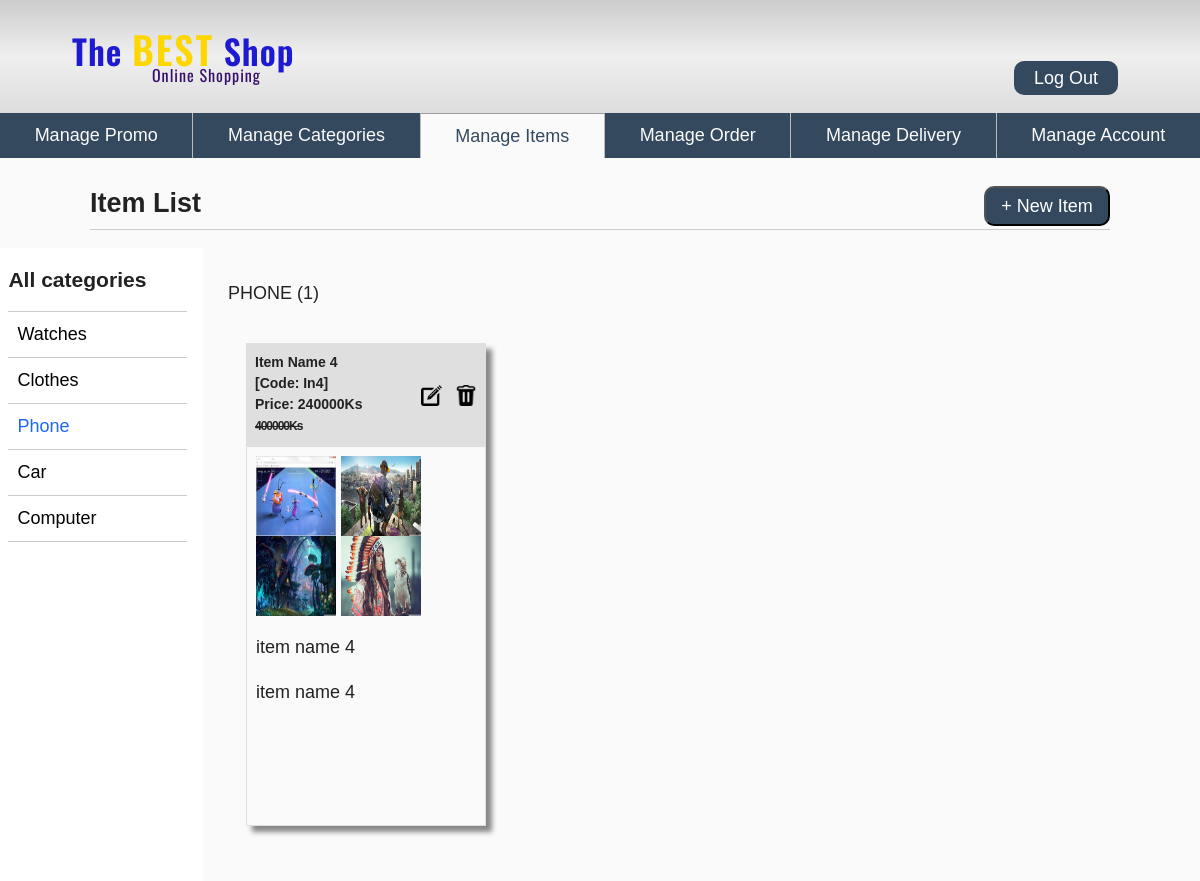
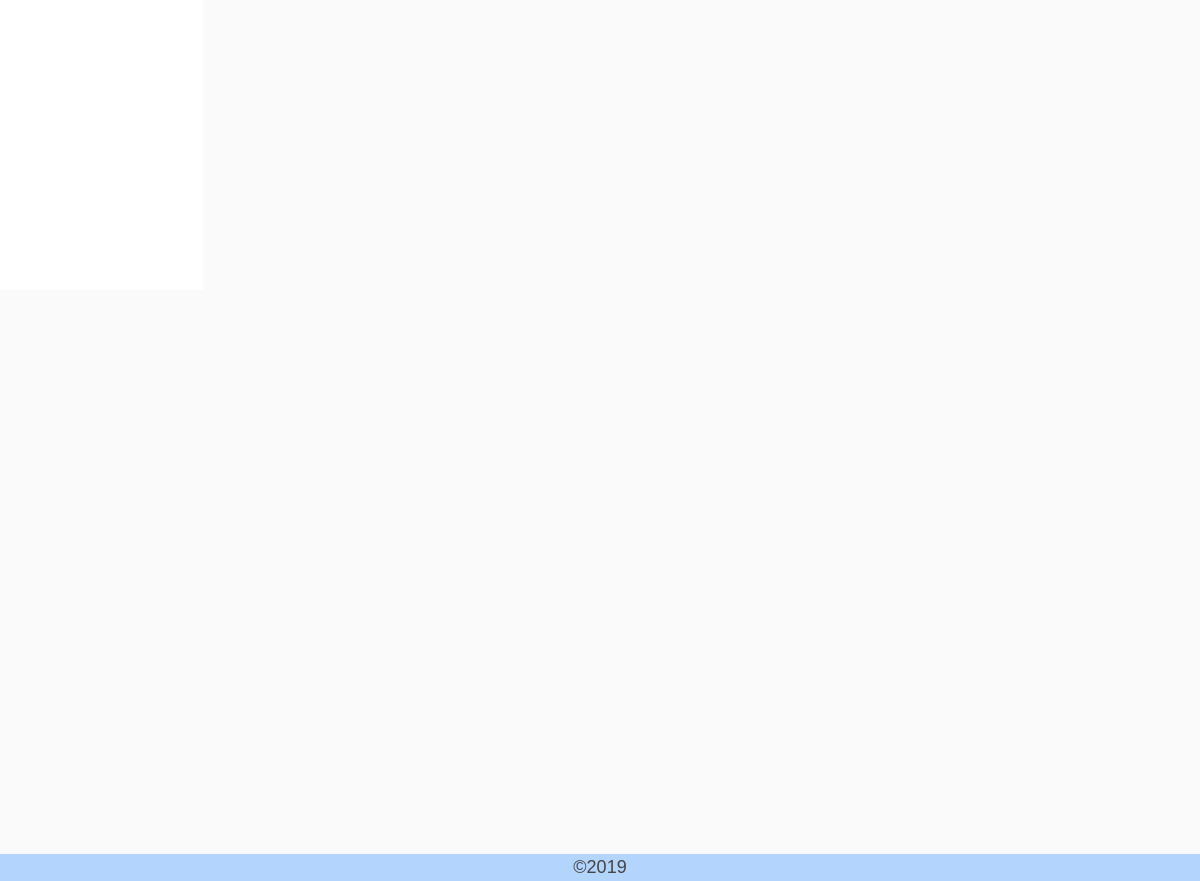
/pg_admin/item/list/3 (signed in), run on the app's committed database (2 pictures, top to bottom).
### tables this page shows
CREATE TABLE `categories` (
  `id` int(11) NOT NULL,
  `category_name` varchar(20) NOT NULL,
  `status` int(1) NOT NULL,
  `order_num` int(11) NOT NULL
);

CREATE TABLE `items` (
  `id` int(11) NOT NULL,
  `item_name` varchar(20) NOT NULL,
  `item_code` varchar(20) NOT NULL,
  `status` int(1) NOT NULL,
  `order_num` int(11) NOT NULL,
  `stock` int(11) NOT NULL,
  `price` int(11) NOT NULL,
  `discount_percent` int(11) NOT NULL,
  `summary_zawgyi` text NOT NULL,
  `summary_unicode` text NOT NULL,
  `category_id` int(11) NOT NULL,
  `photo_qty` int(1) NOT NULL,
  `created_date` datetime NOT NULL,
  `modified_date` datetime NOT NULL
);

CREATE TABLE `item_photos` (
  `item_id` int(11) NOT NULL,
  `name` varchar(255) NOT NULL
);

### models/item.php (called while the page is built, shortened)
<?php
	function get_all_cats()
	{
		global $conn;
		return $conn->query("SELECT id, category_name, status FROM categories ORDER BY order_num");
	}
	function get_one_cat($id)
	{
		global $conn;
		$result = $conn->prepare("SELECT category_name FROM categories WHERE id=:id");
		$result->execute(array('id'=>$id));
		return $result->fetch();
	}
	function get_same_cat_items($id)
	{
		global $conn;
		$result = $conn->prepare("SELECT * FROM items WHERE category_id=:id ORDER BY order_num");
		$result->execute(array('id'=>$id));
		$items = array();
		while($row = $result->fetch())
		{
			$items[] = $row;
		}
		return $items;
	}
?>

### pg_admin/confs/url.php (called while the page is built)
<?php
	$url = "http://localhost/tbs";
	$url_file = "http://localhost/tbs";
 ?>

### pg_admin/models/item.php (called while the page is built, shortened)
<?php
	function get_items($id)
	{
		return get_same_cat_items($id);
	}
	function get_photo($item_id)
	{
		global $conn;
		$result = $conn->prepare("SELECT * FROM item_photos WHERE item_id=:item_id");
		$result->execute(array('item_id'=>$item_id));
		$names = array();
		while($row = $result->fetch())
		{
			$names[] = $row;
		}
		return $names;
	}
 ?>

### pg_admin/views/item/item_list.php (the view, shortened to what this page needs)
<header id="item-header">
  <h1>Item List</h1>
  <button class="header-button hk-item-button">+ New Item</button>
</header>
<nav class="item-wrap">
  <ul class="category">
    <li><h3>All categories</h3></li>
	<?php $cats = get_all_cats(); foreach($cats as $cat): if($cat['id']==$id):?>
		<li id="active">
      <a href="#item-header"><?php echo ucwords($cat['category_name'])?></a>
    </li>
  <?php else: ?>
    <li>
      <a href="<?php echo $url ?>/pg_admin/item/list/<?php echo $cat['id']?>"><?php echo ucwords($cat['category_name'])?></a>
    </li>
	<?php endif; endforeach;?>
  </ul>
</nav>
<section class="item-cat">
  <?php if($id!=""): ?>
    <header class="cat-header">
      <h2><?php $cat=get_one_cat($id); echo strtoupper($cat['category_name']) ?></h2>
      <span title = "items number">(<?php echo count($data) ?>)</span>
    </header>
    <section>
      <?php foreach($data as $item):?>
        <article class="each-item">
          <header>
            <div class="name-code-price">
              <div class="item-name"><?php echo ucwords($item['item_name']) ?></div>
              <div class="item-code" data-icode="<?php echo $item['item_code'] ?>">[Code: <?php echo $item['item_code'] ?>]</div>
              <div class="price" data-price="<?php echo $item['price'] ?>" data-disper="<?php echo $item['discount_percent'] ?>">Price:
                <?php if($item['discount_percent']==0): ?>
                  <span><?php echo $item['price'] ?>Ks</span>
                <?php else: ?>
                  <span><?php echo $item['price']*(100-$item['discount_percent'])/100?>Ks</span>
                  <span class="dis-price"><?php echo $item['price'] ?>Ks</span>
                <?php endif; ?>
              </div>
            </div>
            <div class="item-edit">
              <img src="<?php echo $url_file ?>/pg_admin/icons/edit.png" alt="edit" title="edit">
            </div>
            <div class="item-delete">
              <a href="<?php echo $url ?>/pg_admin/item/del/<?php echo $item['id'] ?>"><img src="<?php echo $url_file ?>/pg_admin/icons/delete.png" alt="delete" title="delete"></a>
            </div>
          </header>
          <section class="item-info-body">
            <div class="item-img">
              <?php $img_names=get_photo($item['id']); foreach($img_names as $img_name): ?>
                <img src="<?php echo $url_file ?>/pg_admin/item_gallary/<?php echo $img_name['name']?>" alt="<?php echo $item['item_name']?>" width="96px" height="96px">
              <?php endforeach; ?>
            </div>
            <div class="item-remark">
              <p class="summary_zawgyi"><?php echo $item['summary_zawgyi'] ?></p>
              <p class="summary_unicode"><?php echo $item['summary_unicode'] ?></p>
            </div>
          </section>
        </article>
      <?php endforeach; ?>
    </section>
  <?php endif; ?>
</section>

### pg_admin/css/style.css (style rules this page uses)
body { font-family: Arial, Helvetica, sans-serif; font-size: 18px; width: 100%; line-height: 1.5em; background: #fafafa; }
#item-header .hk-item-button { width: 7em; }
.item-edit { cursor: pointer; }
#item-header { margin: 0 5em 1em 5em; padding: 3px 0; border-bottom: 1px solid #ccc; display: flex; align-items: baseline; }
#item-header h1 { flex-grow: 1; font-weight: bold; font-size: 1.5em; }
.header-button { margin-top: 25px; width: 100px; height: 40px; background-color: #34495e; color: #FFF; border-radius: 10px; cursor: pointer; }
.item-wrap { overflow-y: scroll; height: 51.3em; width: 16%; position: sticky; top: 0; background: #fff; padding: 0 0.3em; }
.category { list-style: none; line-height: 2.5em; padding-left: 3px; width: 93%; }
.category h3 { font-weight: bold; font-size: 1.17em; line-height: 3em; }
.category li { border-bottom: 1px solid #ccc; }
.category a { color: #000; display: block; text-decoration: none; padding-left: 0.5em; padding-right: 0.5em; }
#active a { color: #1a66ff; }
.item-cat { position: relative; left: 16%; top: -49.5em; width: 80%; padding-left: 2em; }
.cat-header h2 { padding-top: 2.5em; display: inline; }
.cat-header span { display: inline-block; }
.item-cat>section { display: flex; flex-wrap: wrap; }
.each-item { width: 25%; margin: 2em 2em 1em 1em; box-shadow: 6px 6px 5px #888; }
.each-item>header { display: flex; position: relative; align-items: center; background: #dfdfdf; padding: 0.5em; }
.name-code-price { flex-grow: 1; font-weight: bold; line-height: 1.5em; font-size: 14px; }
.dis-price { font-size: 12px; letter-spacing: -1px; text-decoration: line-through; }
.item-edit img, .item-delete img { width: 1.2em; height: 1.2em; }
.item-edit, .item-delete { width: 2em; text-align: right; }
.item-info-body { height: 20em; border: 1px solid #dfdfdf; overflow-y: scroll; padding: 0.5em; }
.item-img img { width: 80px; height: 80px; }
.item-remark p { margin-top: 1em; }

### data on the page
categories: category_name "Watches"
categories: category_name "Clothes"
categories: category_name "Phone", category_name "PHONE"
categories: category_name "Car"
categories: category_name "Computer"
items: item_name "Item Name 4", item_code "In4", $item['price']*(100-$item['discount_percent'])/100 "240000", price "400000", summary_zawgyi "item name 4", summary_unicode "item name 4"
item_photos: name (picture)
item_photos: name (picture)
item_photos: name (picture)
item_photos: name (picture)

### other printed values
count($data) "1"
